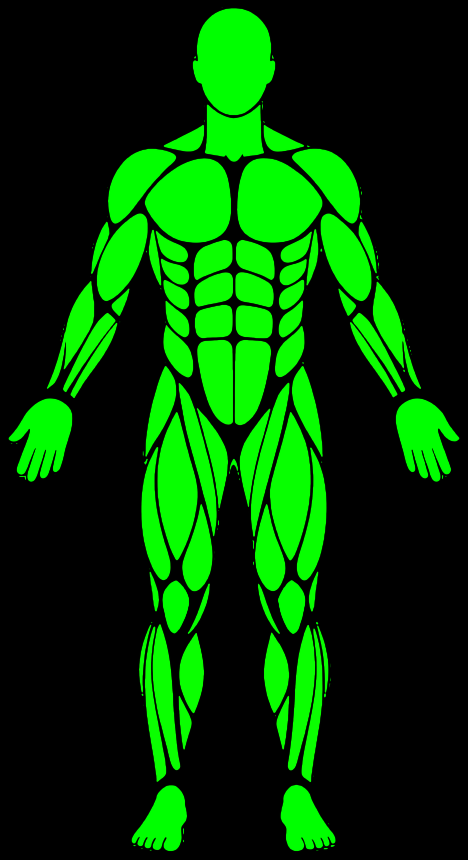
#> input picture assets/body/map-front-2x.png, 936 x 1720 px (shown at 1/2 size); its folder holds 2 pictures in this run
$ python make_figures.py
#> lines starting #> are read from the running program, lines starting #| are printed output that depends on the picture; after the words box and inside, x2 and y2 are one past the last pixel; in counts of white or black regions, pixels touching at a corner belong together
"""The body figures for the phone app, cut from the same region maps the web app paints from (app/src/figure.ts).

React Native has no canvas, so each muscle becomes its own white mask (alpha = coverage), tinted at runtime with Image tintColor.
Writes mobile/assets/figure/*.png and mobile/src/figures.gen.ts (the static requires Metro needs, plus every box).
Run from the repo root:  python mobile/scripts/make_figures.py
"""
import json
from pathlib import Path

import numpy as np
from PIL import Image

ROOT = Path(__file__).resolve().parents[2]
OUT = ROOT / "mobile" / "assets" / "figure"
GEN = ROOT / "mobile" / "src" / "figures.gen.ts"
MUSCLES = ["chest", "front_delt", "side_rear_delt", "triceps", "upper_back", "biceps", "quads", "glutes", "hamstrings", "calves",
           "abs", "lower_back", "forearms", "traps", "obliques", "adductors", "hip_flexors"]
FRONT = {"chest", "front_delt", "biceps", "quads", "abs", "forearms", "obliques", "adductors", "hip_flexors"}
S = 2  # the maps are drawn at twice the 468 x 860 artwork
GAP, WIDTH = 21, 7.5  # contour rings, as in figure.ts


def legs_keep(code, cover, view):
    """Torso and legs only, as legs() in figure.ts: no arms or hands, and above the hips only whole muscles."""
    h, w = code.shape
    keep = np.zeros((h, w), bool)
    solid = cover > 76
    for y in range(h):
        row = solid[y]
        x = 0
        while x < w:
            if row[x]:
                start = x
                while x < w and row[x]:
                    x += 1
                mid = (start + x) / 2
                if 0.3 * w < mid < 0.7 * w:
                    keep[y, max(0, start - S):min(w, x + S)] = True
            x += 1
    hip = (400 if view == "front" else 440) * S
    whole = [MUSCLES.index(m) + 1 for m in (["abs", "quads"] if view == "front" else ["glutes"])]
    upper = np.isin(code[:hip], whole)
    keep[:hip] &= upper
    rows = np.where((keep[:hip] & (cover[:hip] > 100)).any(axis=1))[0]
    top = int(rows[0]) if len(rows) else hip
    return keep, [round(0.27 * w), max(0, top - 2 * S), round(0.73 * w), h]


def depth(code):
    """How far each pixel is inside its muscle, by peeling one pixel at a time (alternating 4- and 8-neighbour steps ~ round)."""
    inside = code > 0
    d = np.zeros(code.shape, np.float32)
    cur = inside.copy()
    step = 0
    while cur.any() and step < 400:
        step += 1
        p = np.pad(code * cur, 1)
        same = lambda dy, dx: p[1 + dy:p.shape[0] - 1 + dy, 1 + dx:p.shape[1] - 1 + dx] == code
        nb = same(-1, 0) & same(1, 0) & same(0, -1) & same(0, 1)
        if step % 2 == 0:
            nb &= same(-1, -1) & same(-1, 1) & same(1, -1) & same(1, 1)
        nxt = cur & nb
        d[cur & ~nxt] = step - 0.5
        cur = nxt
    return d


def ring(dd):
    t = np.abs(((dd + GAP / 2) % GAP) - GAP / 2)
    a = np.clip(WIDTH / 2 + 0.75 - t, 0, 1)
    a[dd < GAP * 0.7] = 0
    return a


def save(name, alpha, files):
    ys, xs = np.nonzero(alpha)
    if not len(ys):
        return None
    x0, y0, x1, y1 = int(xs.min()), int(ys.min()), int(xs.max()) + 1, int(ys.max()) + 1
    a = alpha[y0:y1, x0:x1]
    img = np.zeros((*a.shape, 2), np.uint8)
    img[..., 0] = 255
    img[..., 1] = a
    Image.fromarray(img, "LA").save(OUT / f"{name}.png", optimize=True)
    files.append(name)
    return [x0, y0, x1, y1]


def main():
    OUT.mkdir(parents=True, exist_ok=True)
    for f in OUT.glob("*.png"):  # masks and maps alike
        f.unlink()
    files: list[str] = []
    data = {}
    for view in ("front", "back"):
        m = np.array(Image.open(ROOT / "assets" / "body" / f"map-{view}-2x.png").convert("RGB"))
#> m is the input picture: shape (1720, 936, 3); mean R, G, B 1.5, 65.1, 0
        code, cover = m[..., 0].astype(np.int32), m[..., 1].astype(np.int32)
#> code: shape (1720, 936) int32; 10 distinct labels, from 0 to 13
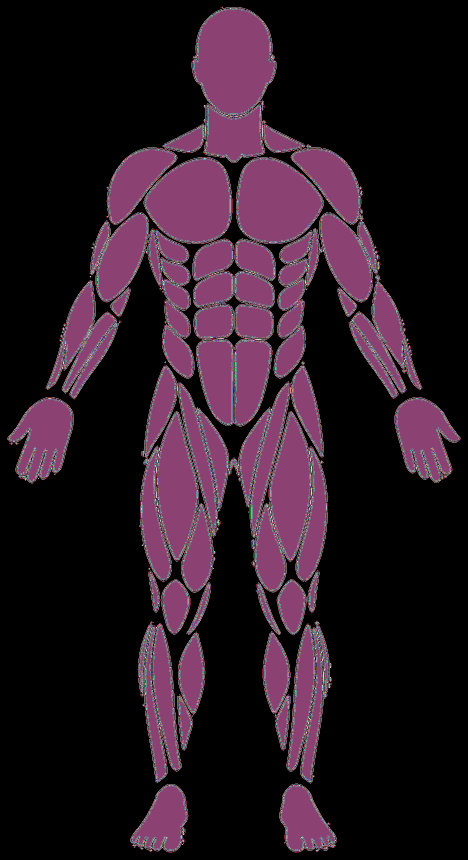
#> cover: shape (1720, 936) int32 (shown at 1/2 size); 256 distinct labels, from 0 to 255; one colour per label, 0 black
        h, w = code.shape
#> h = 1720; w = 936
        keep, legs_box = legs_keep(code, cover, view)
#> in legs_keep, `solid = cover > 76`:
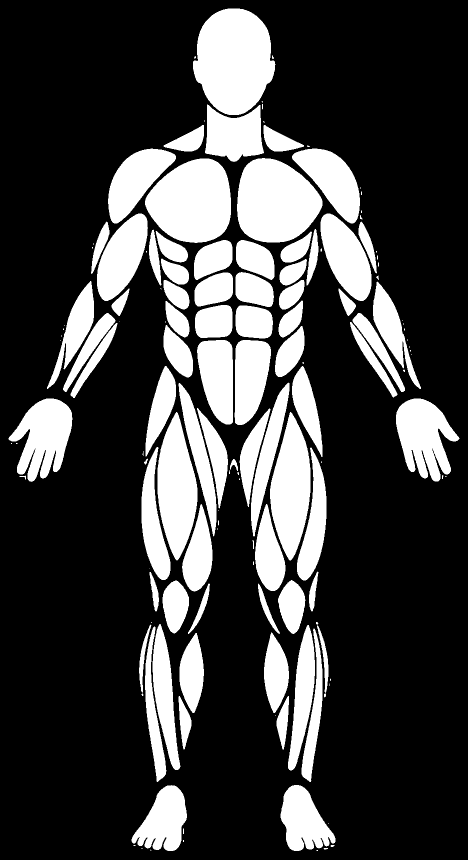
#> solid: shape (1720, 936) bool (shown at 1/2 size); 25.8% white; 139 white regions (57 under 20 px), largest, box (x1, y1, x2, y2) and area: (386, 17, 551, 230) 26350, (290, 317, 462, 486) 22030, (474, 316, 645, 485) 21964
#> after the loop in legs_keep, `for y in range(h):`: keep: shape (1720, 936) bool; 22.3% white; 52 white regions (7 under 20 px), largest, box (x1, y1, x2, y2) and area: (503, 824, 655, 1182) 32917, (355, 765, 581, 1073) 27358, (384, 17, 553, 230) 27279
#> in legs_keep, `upper = np.isin(code[:hip], whole)`: upper: shape (800, 936) bool; 9.4% white; 24 white regions, largest, box (x1, y1, x2, y2) and area: (470, 680, 542, 800) 7629, (394, 680, 466, 800) 7592, (390, 610, 466, 676) 4333
#> in legs_keep, `keep[:hip] &= upper`:
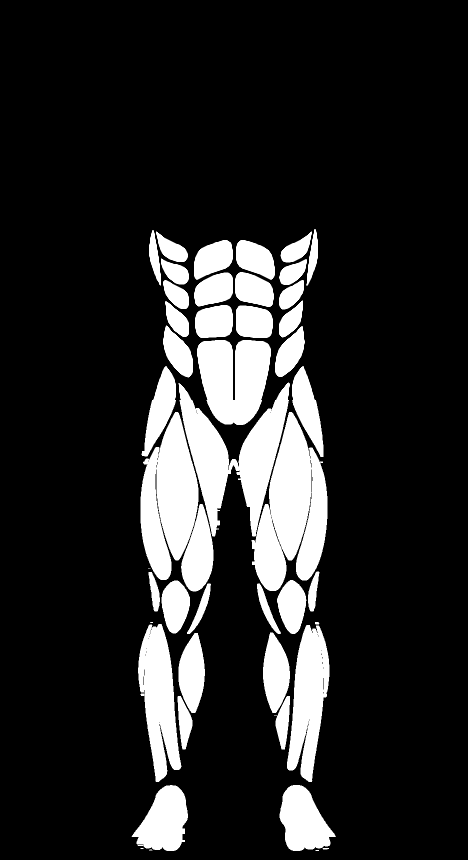
#> keep: shape (1720, 936) bool (shown at 1/2 size); 15.8% white; 46 white regions (5 under 20 px), largest, box (x1, y1, x2, y2) and area: (503, 824, 655, 1182) 32917, (357, 765, 580, 1073) 27064, (281, 824, 397, 1160) 25463
#> in legs_keep, `rows = np.where((keep[:hip] & (cover[:hip] > 100)).any(axis=1))[0]`: rows = 342 values from 458 to 799
#> in legs_keep, `top = int(rows[0]) if len(rows) else hip`: top = 458
#> legs_box = [253, 454, 683, 1720]
        solid = np.where(cover > 140, code, 0)
#> solid: shape (1720, 936) int32; 10 distinct labels, from 0 to 13
        rings = ring(depth(solid))
#> in depth, `inside = code > 0`: inside: shape (1720, 936) bool; 19.9% white; 64 white regions, largest, box (x1, y1, x2, y2) and area: (290, 317, 462, 485) 21896, (474, 317, 644, 485) 21804, (540, 824, 621, 1121) 15497
#> the loop in depth, `while cur.any() and step < 400:` made 71 passes
#> pass 1, in depth, `nxt = cur & nb`:
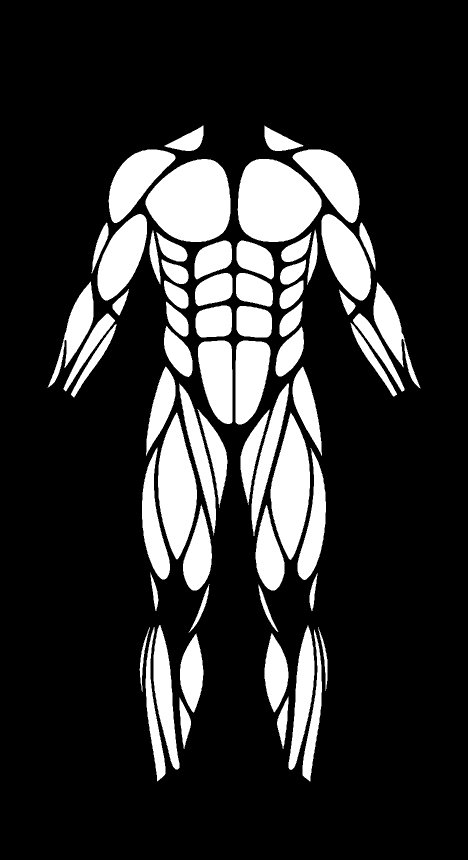
#> nxt: shape (1720, 936) bool (shown at 1/2 size); 18.6% white; 64 white regions, largest, box (x1, y1, x2, y2) and area: (291, 318, 461, 484) 21407, (475, 318, 643, 484) 21316, (541, 825, 620, 1120) 14903
#> after the loop in depth, `while cur.any() and step < 400:`:
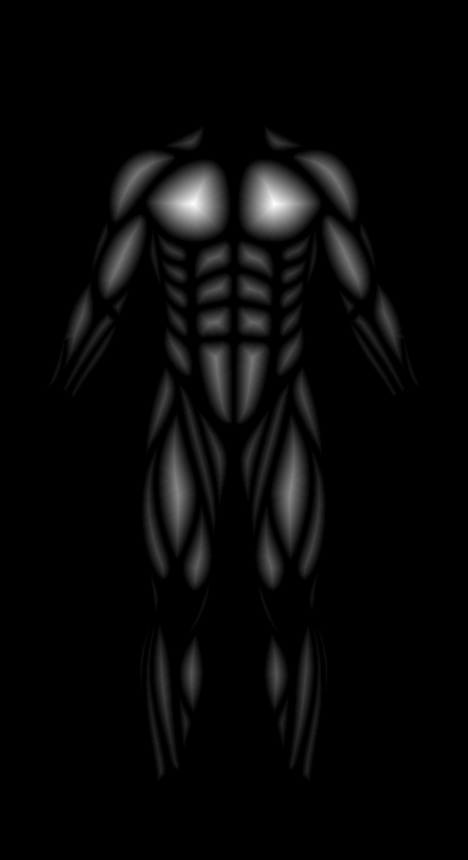
#> d: shape (1720, 936) float32 (shown at 1/2 size); min 0, max 70.5, mean 2.2; drawn with min black and max white
#> after the loop in depth, `while cur.any() and step < 400:`: step = 71
#> in ring, `a = np.clip(WIDTH / 2 + 0.75 - t, 0, 1)`: a: shape (1720, 936) float32; values 0 (black) and 1 (white), 88.3% white; 108 black regions (26 under 20 px), largest, box (x1, y1, x2, y2) and area: (544, 833, 617, 1115) 7132, (319, 833, 391, 1114) 7106, (294, 321, 458, 481) 6458
#> in ring, `a[dd < GAP * 0.7] = 0`: a: shape (1720, 936) float32; values 0 (black) and 1 (white), 2.6% white; 41 white regions (7 under 20 px), largest, box (x1, y1, x2, y2) and area: (309, 335, 445, 468) 3420, (492, 334, 626, 468) 3405, (557, 875, 604, 1081) 3183
        v = {"w": w, "h": h, "legsBox": legs_box, "all": {}, "legs": {}, "rings": {}, "thumbs": {}}
        for k in range(0, len(MUSCLES) + 1):
            name = "base" if k == 0 else MUSCLES[k - 1]
            mask = (code == k) & (cover > 0)
            if not mask.any():
                continue
            alpha = np.where(mask, cover, 0).astype(np.uint8)
            box = save(f"{view}-all-{name}", alpha, files)
            if box:
                v["all"][name] = box
            box = save(f"{view}-legs-{name}", np.where(keep, alpha, 0).astype(np.uint8), files)
            if box:
                v["legs"][name] = box
            if k:
                r = np.where(solid == k, (rings * 255).round(), 0).astype(np.uint8)
                box = save(f"{view}-ring-{name}", r, files)
                if box:
                    v["rings"][name] = box
                # The close-up for a muscle: a square around it, as thumb() in figure.ts.
                if (name in FRONT) == (view == "front"):
                    ys, xs = np.nonzero((code == k) & (cover >= 128))
                    if len(ys):
                        half = round(max(xs.max() - xs.min(), ys.max() - ys.min()) * 0.59)
                        cx, cy = round((xs.min() + xs.max()) / 2), round((ys.min() + ys.max()) / 2)
                        v["thumbs"][name] = [cx - half, cy - half, cx + half, cy + half]
#> this loop made 18 passes
#> (half, cx, cy) on passes 2, 3, 7, 8, 12, 14: (208, 466, 400), (297, 468, 372), (323, 468, 529), (315, 468, 999), (231, 466, 654), (441, 468, 678)
#> pass 1, in save, `a = alpha[y0:y1, x0:x1]`:
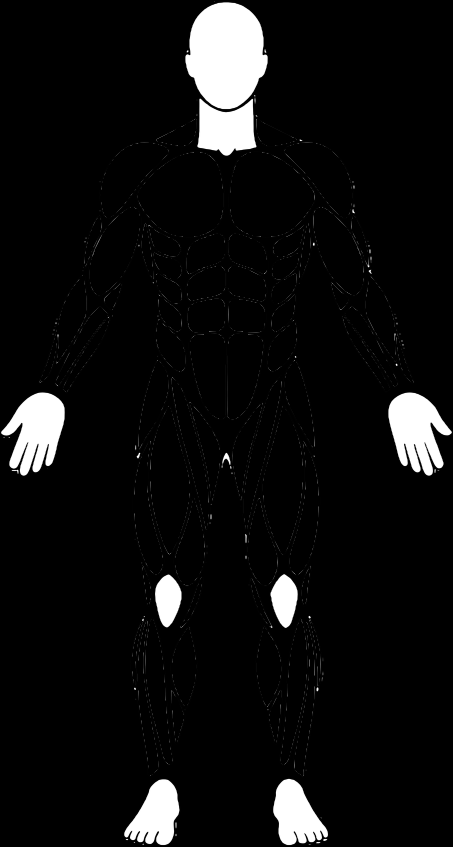
#> a: shape (1693, 906) (shown at 1/2 size); min 0, max 255, mean 15.2
#> after the loop: mask: shape (1720, 936) bool; every value is 0
#> after the loop, v = 7 items
        data[view] = v
        # One map for the phone's Skia shader (figure.native.tsx): R = code + 32 if the legs-only view keeps the pixel,
        # G = coverage, B = contour-ring strength. Opaque RGB, so decoding never premultiplies the data.
        rgb = np.zeros((h, w, 3), np.uint8)
        rgb[..., 0] = np.where(cover > 0, code, 0) + 32 * keep
        rgb[..., 1] = cover
        rgb[..., 2] = (np.where(solid > 0, rings, 0) * 255).round().astype(np.uint8)
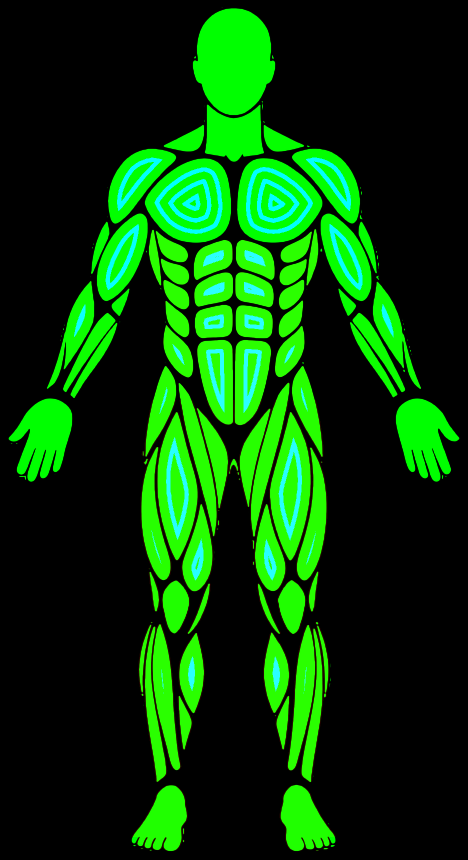
#> rgb: shape (1720, 936, 3) (shown at 1/2 size); mean of channels 0, 1, 2 6.6, 65.1, 6.7; drawn as R, G, B
        Image.fromarray(rgb, "RGB").save(OUT / f"map-{view}.png", optimize=True)
#> pass 2 of the loop in main, `for view in ("front", "back"):`:
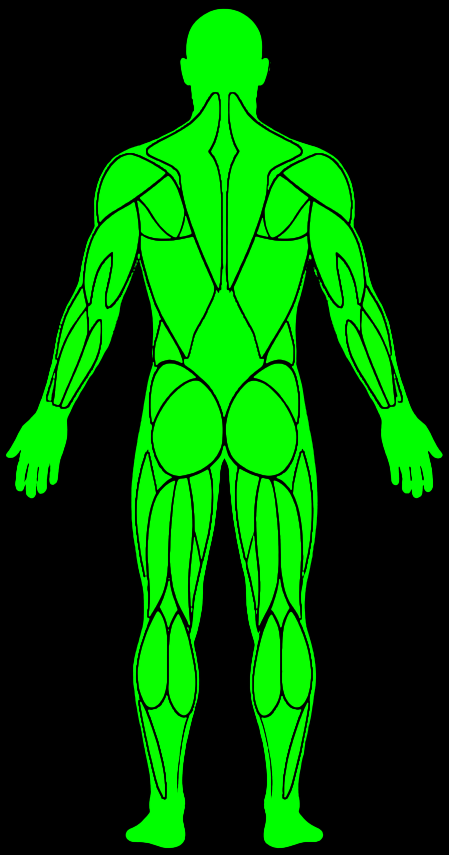
#> input picture assets/body/map-back-2x.png, 898 x 1710 px (shown at 1/2 size)
#> in main, m is the input picture: shape (1710, 898, 3); mean R, G, B 1.5, 81.2, 0
#> code: shape (1710, 898) int32; 9 distinct labels, from 0 to 13
#> cover: shape (1710, 898) int32; 256 distinct labels, from 0 to 255
#> upper: shape (880, 898) bool; 4.3% white; 4 white regions, box (x1, y1, x2, y2) and area: (452, 762, 592, 880) 12496, (306, 762, 446, 880) 12420, (302, 726, 392, 845) 4459, (507, 728, 596, 845) 4390
#> in legs_keep (call 2), `keep[:hip] &= upper`:
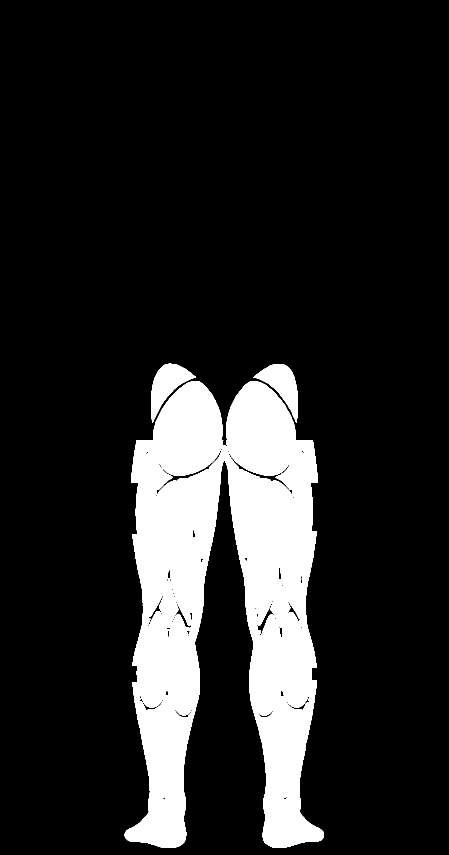
#> keep: shape (1710, 898) bool (shown at 1/2 size); 15.1% white; 3 white regions, box (x1, y1, x2, y2) and area: (249, 762, 648, 1696) 223541, (302, 727, 392, 845) 4457, (507, 728, 596, 845) 4390
#> rows = 153 values from 727 to 879
#> top = 727
#> legs_box = [242, 723, 656, 1710]
#> inside: shape (1710, 898) bool; 20.7% white; 45 white regions (2 under 20 px), largest, box (x1, y1, x2, y2) and area: (296, 188, 442, 575) 22587, (456, 187, 602, 576) 22481, (468, 472, 616, 713) 20790
#> the loop in depth (call 2), `while cur.any() and step < 400:` made 63 passes
#> t: shape (1710, 898) float32
#> the loop in main, `for k in range(0, len(MUSCLES) + 1):` made 18 passes
#> (half, cx, cy) on passes 4, 5, 6, 9, 10, 11, 13: (298, 448, 376), (329, 448, 508), (310, 446, 450), (173, 448, 839), (206, 448, 1080), (219, 448, 1408), (162, 448, 686)
#> pass 1, in save (call 30), `a = alpha[y0:y1, x0:x1]`:
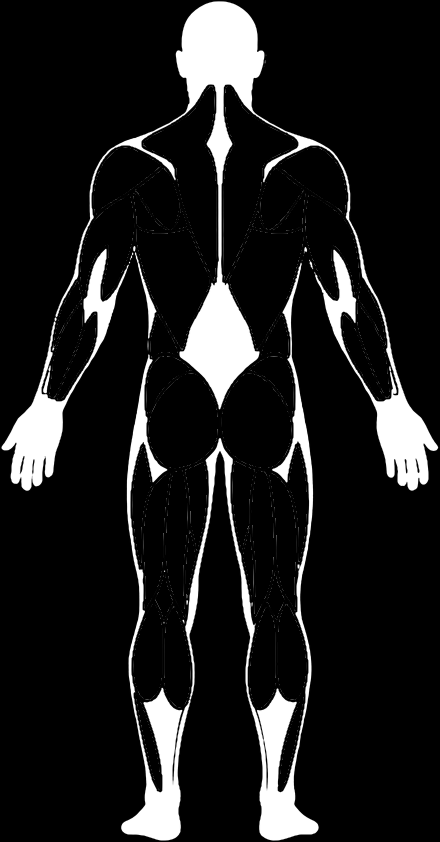
#> a: shape (1684, 879) (shown at 1/2 size); min 0, max 255, mean 29.5
    lines = ["// Made by mobile/scripts/make_figures.py from assets/body/map-*-2x.png. Do not edit.", "/* eslint-disable */",
             f"export const FIG = {json.dumps(data)} as const;", "export const IMG: Record<string, number> = {"]
    lines += [f'  "{n}": require("../assets/figure/{n}.png"),' for n in files]
#> lines = 45 items
    lines.append("};")
    lines.append('export const MAPS = { front: require("../assets/figure/map-front.png"), back: require("../assets/figure/map-back.png") } as const;')
    GEN.write_text("\n".join(lines) + "\n", encoding="utf8")
#> (the run stopped early here; a loop or call above may not have finished)
